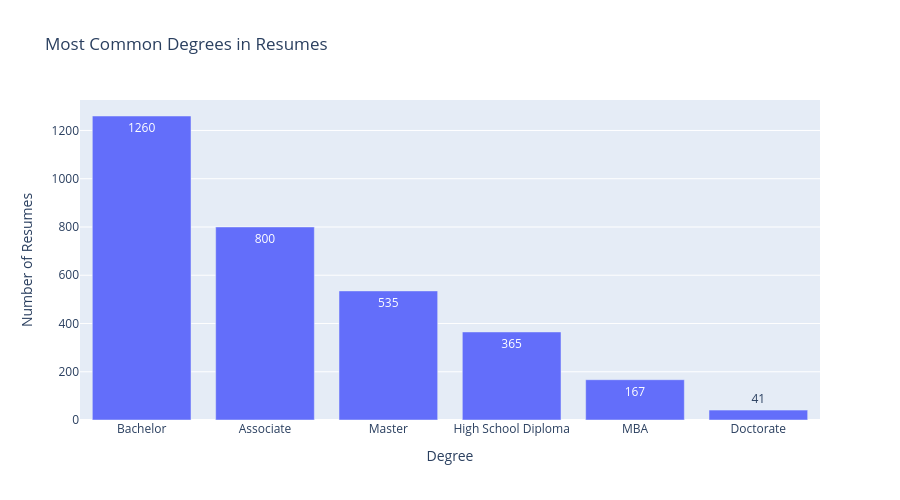

Notebook cell for this chart:
### Markdown cell above
### Most Common Degrees in Resumes

### Code cell
# turn back to list
resume_df["degrees"] = resume_df["degrees"].apply(literal_eval)

degree_counts = (
    resume_df["degrees"]
    .explode()
    .dropna()
    .value_counts()
    .reset_index()
)

degree_counts.columns = ["Degree", "Count"]

fig = px.bar(
    degree_counts,
    x="Degree",
    y="Count",
    text="Count",
    title="Most Common Degrees in Resumes"
)

fig.update_layout(
    width=900,
    height=500,
    xaxis_title="Degree",
    yaxis_title="Number of Resumes"
)

fig.show()

### Figure 1 — Plotly figure (JSON) as saved in the notebook; plotly's stock layout.template omitted (floating-point values rounded to 4 significant figures)
{"data": [{"hovertemplate": "Degree=%{x}<br>Count=%{text}<extra></extra>", "legendgroup": "", "marker": {"color": "#636efa", "pattern": {"shape": ""}}, "name": "", "orientation": "v", "showlegend": false, "text": [1260.0, 800.0, 535.0, 365.0, 167.0, 41.0], "textposition": "auto", "type": "bar", "x": ["Bachelor", "Associate", "Master", "High School Diploma", "MBA", "Doctorate"], "xaxis": "x", "y": [1260, 800, 535, 365, 167, 41], "yaxis": "y"}], "layout": {"barmode": "relative", "height": 500, "legend": {"tracegroupgap": 0}, "title": {"text": "Most Common Degrees in Resumes"}, "width": 900, "xaxis": {"anchor": "y", "domain": [0, 1], "title": {"text": "Degree"}}, "yaxis": {"anchor": "x", "domain": [0, 1], "title": {"text": "Number of Resumes"}}}}
